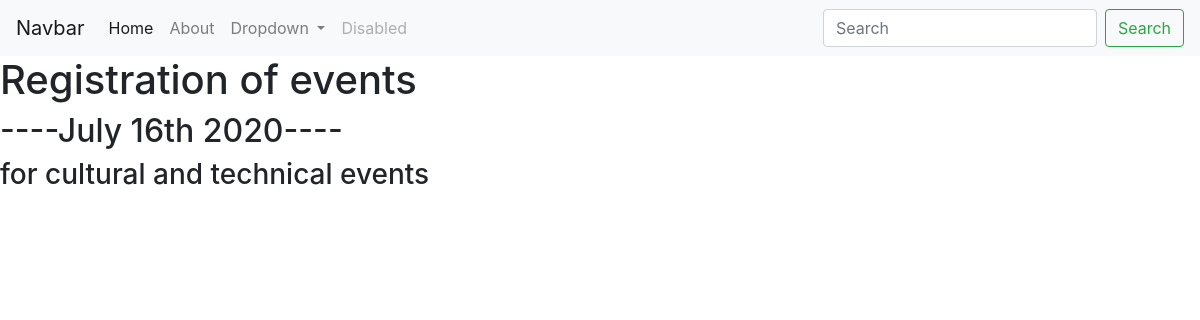
The app's page /blog/2/ with its own data.
### blog/models.py (models this page shows)
class subproject_blog(models.Model):
	title = models.CharField(max_length=150)
	date = models. DateField()
	description = models.TextField()

### blog/views.py (the view)
# urls.py: path('<int:blog_id>/', views.detail , name='detail'),
def detail(request , blog_id):
	sub = get_object_or_404(subproject_blog, pk=blog_id)
	return render(request , 'blog/detail.html' , {'sub' : sub});

### blog/templates/blog/detail.html
{% extends 'portfolio/base.html' %}
{% block content %}
<h1>{{sub.title}}<h1>
<h2>----{{sub.date | date:'F jS Y'}}----</h2>
<h3>{{sub.description |safe}}</h3>
{% endblock%}

### records on screen
subproject_blog: title "Registration of events", date "July 16th 2020", description "for cultural and technical events"
